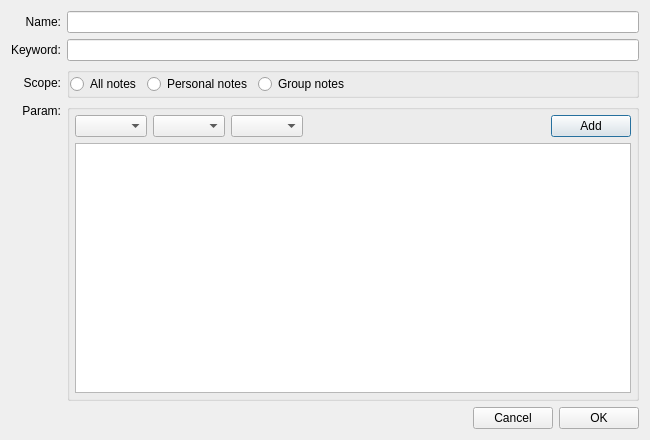
<?xml version="1.0" encoding="UTF-8"?>
<ui version="4.0">
 <class>WizAdvancedSearchDialog</class>
 <widget class="QDialog" name="WizAdvancedSearchDialog">
  <property name="geometry">
   <rect>
    <x>0</x>
    <y>0</y>
    <width>650</width>
    <height>440</height>
   </rect>
  </property>
  <property name="windowTitle">
   <string>Advanced Search</string>
  </property>
  <layout class="QVBoxLayout" name="verticalLayout_4">
   <item>
    <layout class="QGridLayout" name="gridLayout">
     <item row="2" column="1">
      <widget class="QGroupBox" name="groupBox">
       <property name="title">
        <string/>
       </property>
       <layout class="QHBoxLayout" name="horizontalLayout_3">
        <property name="spacing">
         <number>-1</number>
        </property>
        <property name="leftMargin">
         <number>0</number>
        </property>
        <property name="topMargin">
         <number>0</number>
        </property>
        <property name="rightMargin">
         <number>0</number>
        </property>
        <property name="bottomMargin">
         <number>0</number>
        </property>
        <item>
         <widget class="QRadioButton" name="radioButton_allNotes">
          <property name="text">
           <string>All notes</string>
          </property>
         </widget>
        </item>
        <item>
         <widget class="QRadioButton" name="radioButton_personalNotes">
          <property name="text">
           <string>Personal notes</string>
          </property>
         </widget>
        </item>
        <item>
         <widget class="QRadioButton" name="radioButton_groupNotes">
          <property name="text">
           <string>Group notes</string>
          </property>
         </widget>
        </item>
        <item>
         <spacer name="horizontalSpacer_2">
          <property name="orientation">
           <enum>Qt::Horizontal</enum>
          </property>
          <property name="sizeHint" stdset="0">
           <size>
            <width>40</width>
            <height>10</height>
           </size>
          </property>
         </spacer>
        </item>
       </layout>
      </widget>
     </item>
     <item row="0" column="1">
      <layout class="QHBoxLayout" name="horizontalLayout_6">
       <item>
        <widget class="QLineEdit" name="lineEdit_name"/>
       </item>
      </layout>
     </item>
     <item row="0" column="0">
      <widget class="QLabel" name="label">
       <property name="text">
        <string>Name:</string>
       </property>
       <property name="alignment">
        <set>Qt::AlignRight|Qt::AlignTrailing|Qt::AlignVCenter</set>
       </property>
      </widget>
     </item>
     <item row="2" column="0">
      <widget class="QLabel" name="label_5">
       <property name="text">
        <string>Scope:</string>
       </property>
       <property name="alignment">
        <set>Qt::AlignRight|Qt::AlignTrailing|Qt::AlignVCenter</set>
       </property>
      </widget>
     </item>
     <item row="1" column="0">
      <widget class="QLabel" name="label_3">
       <property name="text">
        <string>Keyword:</string>
       </property>
       <property name="alignment">
        <set>Qt::AlignCenter</set>
       </property>
      </widget>
     </item>
     <item row="1" column="1">
      <widget class="QLineEdit" name="lineEdit_keyword"/>
     </item>
     <item row="3" column="0">
      <layout class="QVBoxLayout" name="verticalLayout_3">
       <item>
        <widget class="QLabel" name="label_4">
         <property name="text">
          <string>Param:</string>
         </property>
         <property name="alignment">
          <set>Qt::AlignRight|Qt::AlignTrailing|Qt::AlignVCenter</set>
         </property>
        </widget>
       </item>
       <item>
        <spacer name="verticalSpacer_2">
         <property name="orientation">
          <enum>Qt::Vertical</enum>
         </property>
         <property name="sizeHint" stdset="0">
          <size>
           <width>20</width>
           <height>40</height>
          </size>
         </property>
        </spacer>
       </item>
      </layout>
     </item>
     <item row="3" column="1">
      <widget class="QGroupBox" name="groupBox_2">
       <property name="title">
        <string/>
       </property>
       <layout class="QVBoxLayout" name="verticalLayout_2">
        <property name="leftMargin">
         <number>5</number>
        </property>
        <property name="topMargin">
         <number>5</number>
        </property>
        <property name="rightMargin">
         <number>5</number>
        </property>
        <property name="bottomMargin">
         <number>5</number>
        </property>
        <item>
         <layout class="QHBoxLayout" name="horizontalLayout">
          <item>
           <widget class="QComboBox" name="comboBox_first"/>
          </item>
          <item>
           <widget class="QComboBox" name="comboBox_second"/>
          </item>
          <item>
           <widget class="QComboBox" name="comboBox_third"/>
          </item>
          <item>
           <spacer name="horizontalSpacer_3">
            <property name="orientation">
             <enum>Qt::Horizontal</enum>
            </property>
            <property name="sizeHint" stdset="0">
             <size>
              <width>10</width>
              <height>10</height>
             </size>
            </property>
           </spacer>
          </item>
          <item>
           <widget class="QPushButton" name="toolButton_add">
            <property name="text">
             <string>Add</string>
            </property>
           </widget>
          </item>
         </layout>
        </item>
        <item>
         <layout class="QHBoxLayout" name="horizontalLayout_4">
          <item>
           <widget class="QListWidget" name="listWidget"/>
          </item>
         </layout>
        </item>
       </layout>
      </widget>
     </item>
    </layout>
   </item>
   <item>
    <layout class="QHBoxLayout" name="horizontalLayout_2">
     <item>
      <spacer name="horizontalSpacer">
       <property name="orientation">
        <enum>Qt::Horizontal</enum>
       </property>
       <property name="sizeHint" stdset="0">
        <size>
         <width>40</width>
         <height>20</height>
        </size>
       </property>
      </spacer>
     </item>
     <item>
      <widget class="QPushButton" name="pushButton_cancel">
       <property name="text">
        <string>Cancel</string>
       </property>
      </widget>
     </item>
     <item>
      <widget class="QPushButton" name="pushButton_ok">
       <property name="text">
        <string>OK</string>
       </property>
      </widget>
     </item>
    </layout>
   </item>
  </layout>
 </widget>
 <tabstops>
  <tabstop>lineEdit_name</tabstop>
  <tabstop>lineEdit_keyword</tabstop>
  <tabstop>comboBox_first</tabstop>
  <tabstop>comboBox_second</tabstop>
  <tabstop>comboBox_third</tabstop>
  <tabstop>pushButton_ok</tabstop>
  <tabstop>pushButton_cancel</tabstop>
  <tabstop>listWidget</tabstop>
 </tabstops>
 <resources/>
 <connections/>
</ui>
